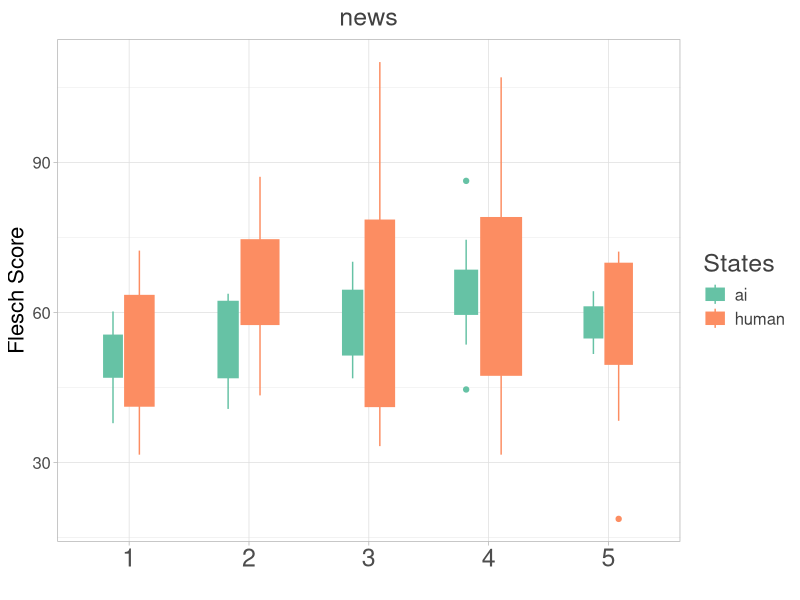
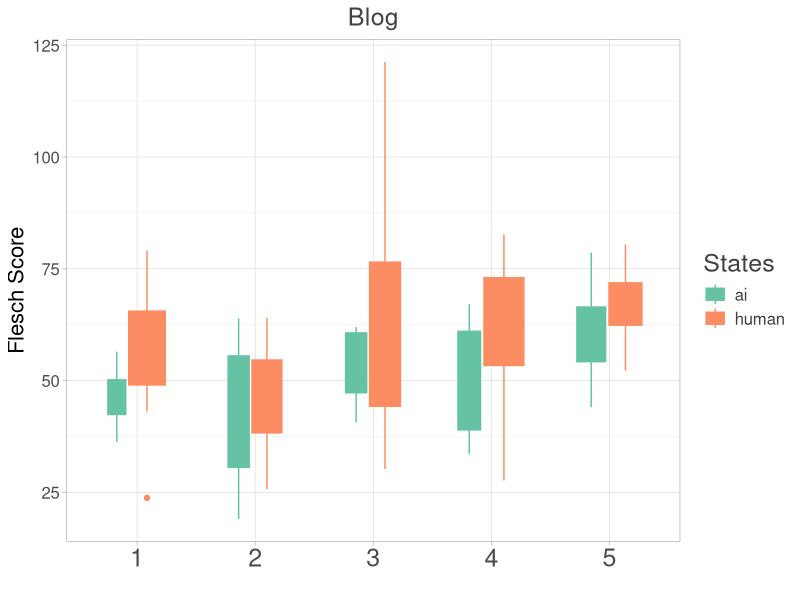
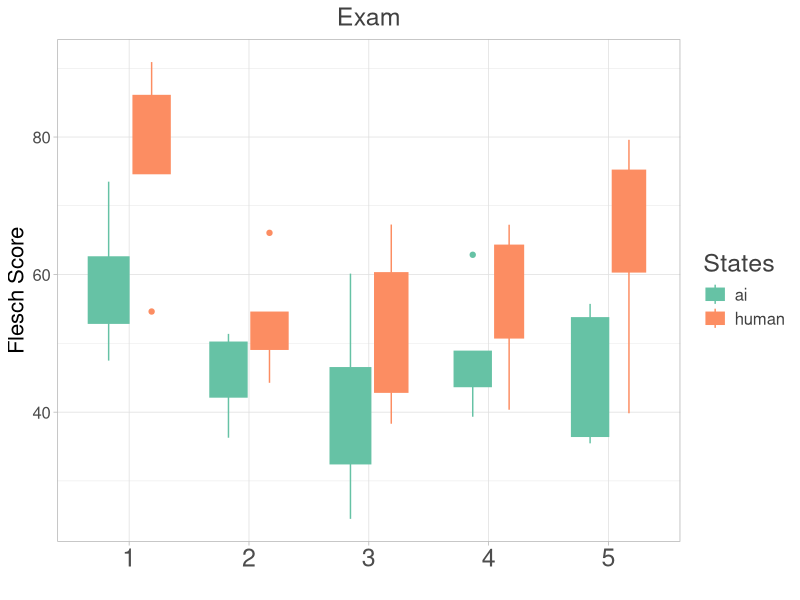

Here is the R script that generated these plots, in order:
## ---- chunk 1
knitr::opts_chunk$set(echo = TRUE,warning = FALSE, message =FALSE)
## ---- chunk 2
library(tidyverse)
library(dplyr)
library(ggthemes)
## ---- chunk 3
paragraph <- read_csv("all_articles.csv")
## ---- chunk 4
boxplot <- paragraph %>% 
  filter(prompt  == "news")%>% 
  mutate(iid = substring(id,2,2)) %>% 
  ggplot() +
  aes(x = iid, y = `Flesch Score`, fill = generator, color = generator) +
  geom_boxplot(varwidth =  TRUE) +
  scale_fill_brewer(palette = "Set2",name = "States")+
  scale_color_brewer(palette = "Set2",name = "States")+
  theme_light()+
  labs(title = "news",
       x = "",
       y = "Flesch Score")+
  theme(plot.title = element_text(size = 18,hjust = 0.5,color = "#414141"),
        axis.text.x.bottom = element_text(size = 18),
        axis.text.y= element_text(size = 12),
        axis.title.y = element_text(size = 16),
        legend.text = element_text(size = 12,color = "#414141"),
        legend.title = element_text(size = 18, color = "#414141"))

boxplot
## ---- chunk 5
boxplot <- paragraph %>% 
  filter(prompt  == "blog")%>% 
  mutate(iid = substring(id,2,2)) %>% 
  ggplot() +
  aes(x = iid, y = `Flesch Score`, fill = generator,color = generator) +
  geom_boxplot(varwidth =  TRUE) +
  scale_fill_brewer(palette = "Set2",name = "States")+
  scale_color_brewer(palette = "Set2",name = "States")+
  theme_light()+
  labs(title = "Blog",
       x = "",
       y = "Flesch Score")+
  theme(plot.title = element_text(size = 18,hjust = 0.5,color = "#414141"),
        axis.text.x.bottom = element_text(size = 18),
        axis.text.y= element_text(size = 12),
        axis.title.y = element_text(size = 16),
        legend.text = element_text(size = 12,color = "#414141"),
        legend.title = element_text(size = 18, color = "#414141"))

boxplot
## ---- chunk 6
boxplot <- paragraph %>% 
  filter(prompt  == "exam")%>% 
  mutate(iid = substring(id,2,2)) %>% 
  ggplot() +
  aes(x = iid, y = `Flesch Score`, fill = generator, color = generator) +
  geom_boxplot(varwidth =  TRUE) +
  scale_fill_brewer(palette = "Set2",name = "States")+
  scale_color_brewer(palette = "Set2",name = "States")+
  theme_light()+
  labs(title = "Exam",
       x = "",
       y = "Flesch Score")+
  theme(plot.title = element_text(size = 18,hjust = 0.5,color = "#414141"),
        axis.text.x.bottom = element_text(size = 18),
        axis.text.y= element_text(size = 12),
        axis.title.y = element_text(size = 16),
        legend.text = element_text(size = 12,color = "#414141"),
        legend.title = element_text(size = 18, color = "#414141"))

boxplot
